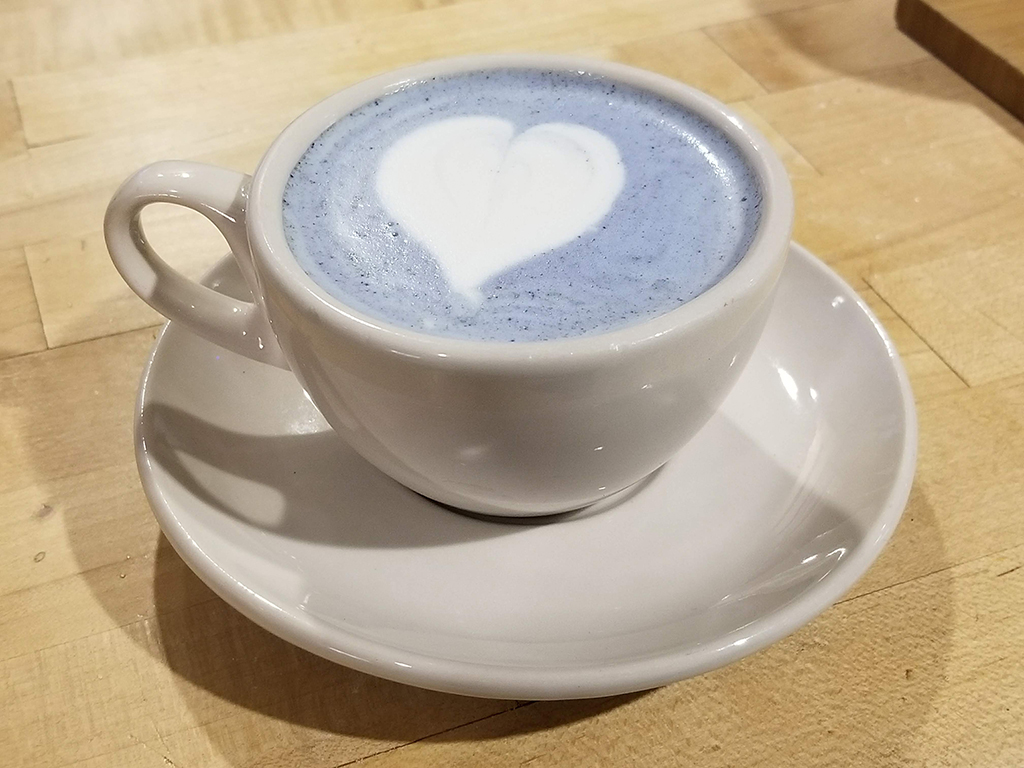
#> input picture exm-2/proj3/sample_imgs/bluelatte.jpg, 1024 x 768 px
$ python problems.py
#> lines starting #> are read from the running program, lines starting #| are printed output that depends on the picture
### exm-2/proj3/utils.py
from skimage.io import imsave, imshow, show
import numpy as np
import datetime
import os
import skimage.io as skio
import skimage as sk

import matplotlib.pyplot as plt

fOutputDirectory = "output_imgs"
fFormat = ".jpg"

#IMAGE IO
TESTING_DIR = "docs"

# [14 lines left out: functions timeStampPath, printImage, not called in this run]

def testImage(path, im, disp=True):
    finalPath = path
    printImage(TESTING_DIR, finalPath, im, disp)

def viewImage(im):
    imshow(im)
    show()

# [4 lines left out: function grayscale2RGB, not called in this run]

def readImageNName(impath1):
#> called with impath1 = 'sample_imgs/bluelatte.jpg'
    imname1 = "".join(os.path.basename(impath1).split(".")[:-1])
    im1 = skio.imread(impath1)
#> im1 is the input picture: shape (768, 1024, 3); mean R, G, B 184.9, 168.2, 143.5
    im1 = sk.img_as_float(im1)

    return im1, imname1

# [10 lines left out: functions grayFourier, cFourier, not called in this run]

### exm-2/proj3/problems.py
from utils import *
from operations import *
from skimage.color import rgb2gray

pathToImages = dict()
def saveImageBuffer(x, y):
    assert type(x) == str
    pathToImages[x] = y

def j(names):
    return "_".join([str(x) for x in names])

# [4 lines left out: function printImageBuffer, not called in this run]

def outputPrint(name, im, disp=False):
    printImage(fOutputDirectory, name + fFormat, im, disp)

#########

# [59 lines left out: functions prob1d1, prob1d2, prob1d3, prob1d4, prob2d1, prob2d2, not called in this run]


## READING IMAGES

im_bluelatte, imN_bluelatte = readImageNName('sample_imgs/bluelatte.jpg')
#> imN_bluelatte = 'bluelatte'
im_girlface, imN_girlface = readImageNName('sample_imgs/girlface.bmp')
#> call 2 of readImageNName, with impath1 = 'sample_imgs/girlface.bmp'
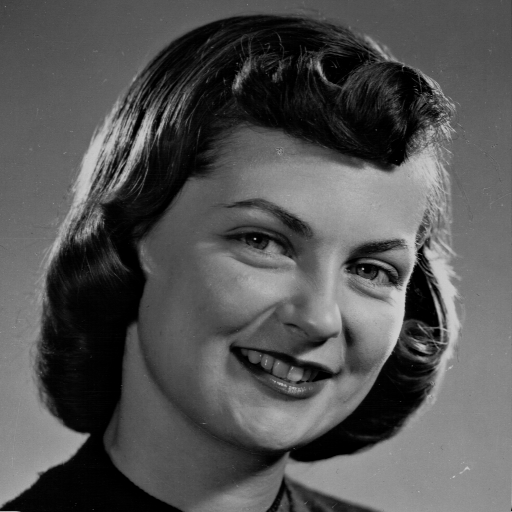
#> input picture exm-2/proj3/sample_imgs/girlface.bmp, 512 x 512 px
#> in readImageNName, im1 is the input picture: shape (512, 512); min 0, max 207, mean 83.6
#> imN_girlface = 'girlface'
im_DerekPicture, imN_DerekPicture = readImageNName('sample_imgs/DerekPicture.jpg')
#> call 3 of readImageNName, with impath1 = 'sample_imgs/DerekPicture.jpg'
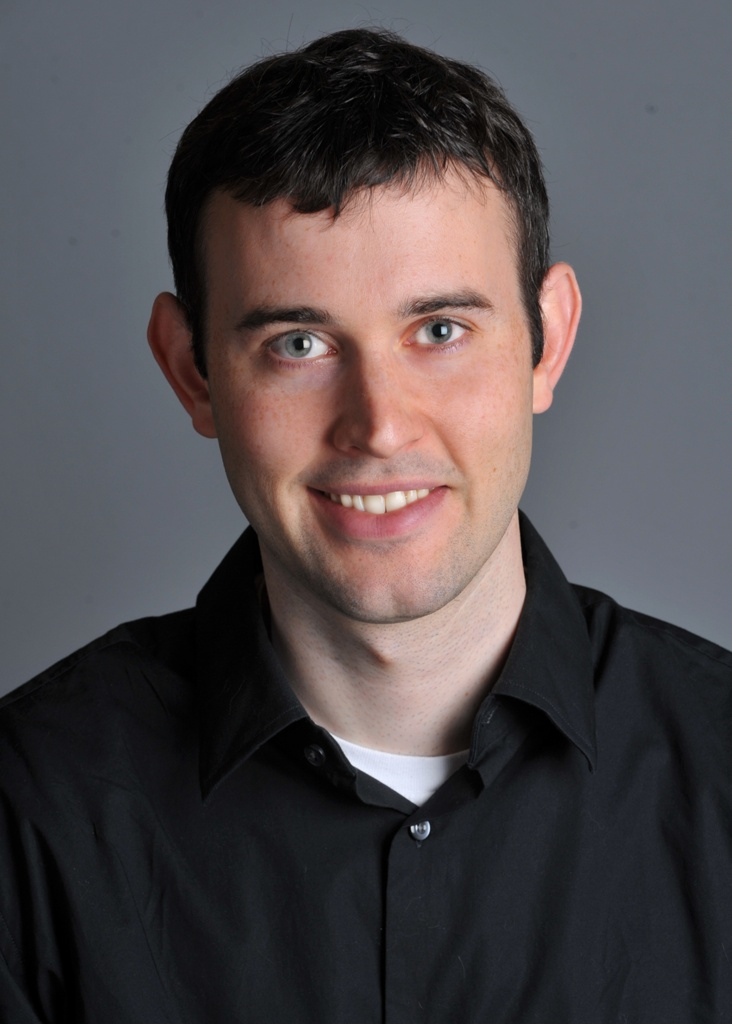
#> input picture exm-2/proj3/sample_imgs/DerekPicture.jpg, 732 x 1024 px
#> in readImageNName, im1 is the input picture: shape (1024, 732, 3); mean R, G, B 80.5, 74.5, 76.9
#> imN_DerekPicture = 'DerekPicture'
im_nutmeg, imN_nutmeg = readImageNName('sample_imgs/nutmeg.jpg')
#> call 4 of readImageNName, with impath1 = 'sample_imgs/nutmeg.jpg'
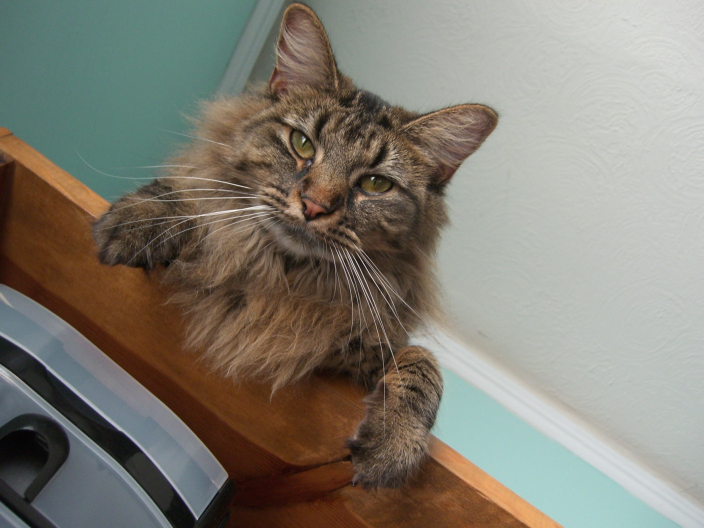
#> input picture exm-2/proj3/sample_imgs/nutmeg.jpg, 1408 x 1056 px (shown at 1/2 size)
#> in readImageNName, im1 is the input picture: shape (1056, 1408, 3); mean R, G, B 130, 125.9, 115.4
#> imN_nutmeg = 'nutmeg'
im_redpanda, imN_redpanda = readImageNName('sample_imgs/redpanda.jpg')
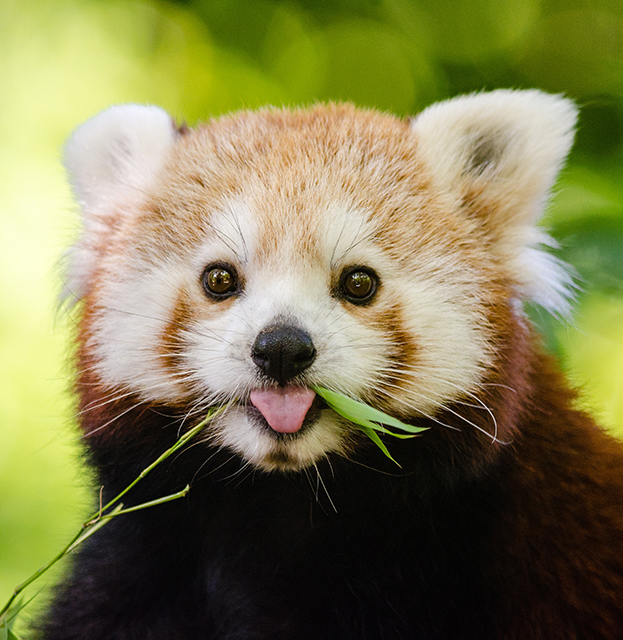
#> input picture exm-2/proj3/sample_imgs/redpanda.jpg, 623 x 640 px
#> in readImageNName, im1 is the input picture: shape (640, 623, 3); mean R, G, B 127.9, 124.4, 80.5
#> imN_redpanda = 'redpanda'
im_woman1b, imN_woman1b = readImageNName('sample_imgs/woman1b.jpg')
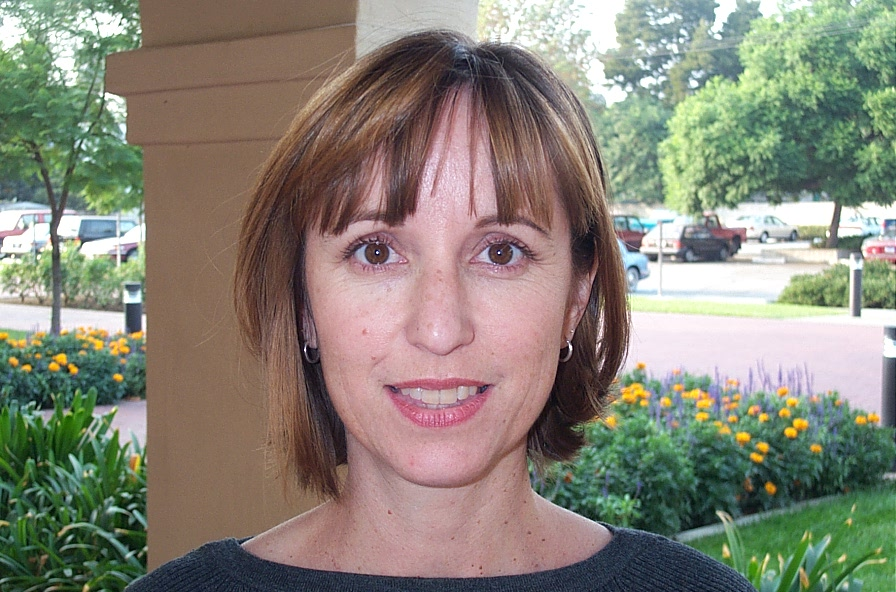
#> input picture exm-2/proj3/sample_imgs/woman1b.jpg, 896 x 592 px
#> in readImageNName, im1 is the input picture: shape (592, 896, 3); mean R, G, B 135.6, 132.1, 119.1
#> imN_woman1b = 'woman1b'
#> (the run stopped early here; a loop or call above may not have finished)
